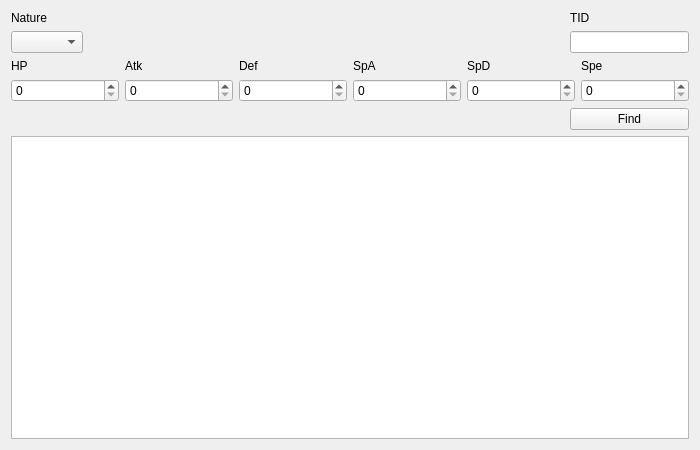
<?xml version="1.0" encoding="UTF-8"?>
<ui version="4.0">
 <class>IVtoPID</class>
 <widget class="QWidget" name="IVtoPID">
  <property name="geometry">
   <rect>
    <x>0</x>
    <y>0</y>
    <width>700</width>
    <height>450</height>
   </rect>
  </property>
  <property name="windowTitle">
   <string>IVs to PID</string>
  </property>
  <layout class="QGridLayout" name="gridLayout_2">
   <item row="0" column="0">
    <widget class="QLabel" name="labelNature">
     <property name="text">
      <string>Nature</string>
     </property>
    </widget>
   </item>
   <item row="1" column="0">
    <widget class="QComboBox" name="comboBoxNature"/>
   </item>
   <item row="1" column="1">
    <spacer name="horizontalSpacer">
     <property name="orientation">
      <enum>Qt::Horizontal</enum>
     </property>
     <property name="sizeHint" stdset="0">
      <size>
       <width>469</width>
       <height>20</height>
      </size>
     </property>
    </spacer>
   </item>
   <item row="3" column="3">
    <widget class="QPushButton" name="pushButtonFind">
     <property name="text">
      <string>Find</string>
     </property>
    </widget>
   </item>
   <item row="4" column="0" colspan="4">
    <widget class="TableView" name="tableView">
     <property name="editTriggers">
      <set>QAbstractItemView::NoEditTriggers</set>
     </property>
     <property name="sortingEnabled">
      <bool>false</bool>
     </property>
     <attribute name="horizontalHeaderDefaultSectionSize">
      <number>100</number>
     </attribute>
     <attribute name="verticalHeaderVisible">
      <bool>false</bool>
     </attribute>
     <attribute name="verticalHeaderMinimumSectionSize">
      <number>20</number>
     </attribute>
     <attribute name="verticalHeaderDefaultSectionSize">
      <number>21</number>
     </attribute>
    </widget>
   </item>
   <item row="2" column="0" colspan="4">
    <layout class="QGridLayout" name="gridLayout">
     <item row="0" column="0">
      <widget class="QLabel" name="labelHP">
       <property name="text">
        <string>HP</string>
       </property>
      </widget>
     </item>
     <item row="0" column="1">
      <widget class="QLabel" name="labelAtk">
       <property name="text">
        <string>Atk</string>
       </property>
      </widget>
     </item>
     <item row="0" column="2">
      <widget class="QLabel" name="labelDef">
       <property name="text">
        <string>Def</string>
       </property>
      </widget>
     </item>
     <item row="0" column="3">
      <widget class="QLabel" name="labelSpA">
       <property name="text">
        <string>SpA</string>
       </property>
      </widget>
     </item>
     <item row="0" column="4">
      <widget class="QLabel" name="labelSpD">
       <property name="text">
        <string>SpD</string>
       </property>
      </widget>
     </item>
     <item row="0" column="5">
      <widget class="QLabel" name="labelSpe">
       <property name="text">
        <string>Spe</string>
       </property>
      </widget>
     </item>
     <item row="1" column="0">
      <widget class="QSpinBox" name="spinBoxHP">
       <property name="maximum">
        <number>31</number>
       </property>
      </widget>
     </item>
     <item row="1" column="1">
      <widget class="QSpinBox" name="spinBoxAtk">
       <property name="maximum">
        <number>31</number>
       </property>
      </widget>
     </item>
     <item row="1" column="2">
      <widget class="QSpinBox" name="spinBoxDef">
       <property name="maximum">
        <number>31</number>
       </property>
      </widget>
     </item>
     <item row="1" column="3">
      <widget class="QSpinBox" name="spinBoxSpA">
       <property name="maximum">
        <number>31</number>
       </property>
      </widget>
     </item>
     <item row="1" column="4">
      <widget class="QSpinBox" name="spinBoxSpD">
       <property name="maximum">
        <number>31</number>
       </property>
      </widget>
     </item>
     <item row="1" column="5">
      <widget class="QSpinBox" name="spinBoxSpe">
       <property name="maximum">
        <number>31</number>
       </property>
      </widget>
     </item>
    </layout>
   </item>
   <item row="1" column="3">
    <widget class="TextBox" name="textBoxTID"/>
   </item>
   <item row="0" column="3">
    <widget class="QLabel" name="labelTID">
     <property name="text">
      <string>TID</string>
     </property>
    </widget>
   </item>
  </layout>
 </widget>
 <customwidgets>
  <customwidget>
   <class>TextBox</class>
   <extends>QLineEdit</extends>
   <header>Forms/Controls/TextBox.hpp</header>
  </customwidget>
  <customwidget>
   <class>TableView</class>
   <extends>QTableView</extends>
   <header>Forms/Controls/TableView.hpp</header>
  </customwidget>
 </customwidgets>
 <tabstops>
  <tabstop>comboBoxNature</tabstop>
  <tabstop>textBoxTID</tabstop>
  <tabstop>spinBoxHP</tabstop>
  <tabstop>spinBoxAtk</tabstop>
  <tabstop>spinBoxDef</tabstop>
  <tabstop>spinBoxSpA</tabstop>
  <tabstop>spinBoxSpD</tabstop>
  <tabstop>spinBoxSpe</tabstop>
  <tabstop>pushButtonFind</tabstop>
  <tabstop>tableView</tabstop>
 </tabstops>
 <resources/>
 <connections/>
</ui>
